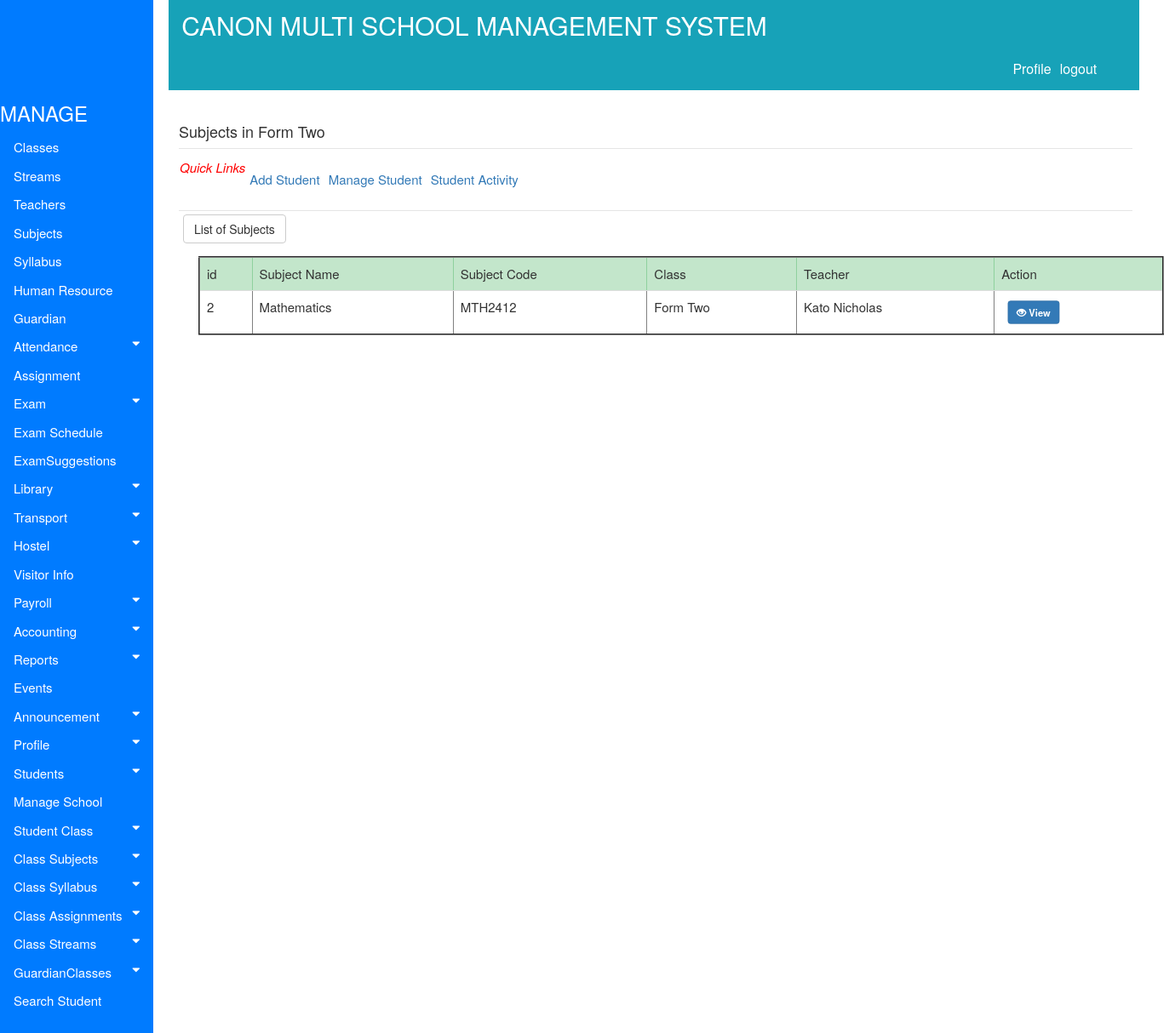
The app's page /accounts/subjectsinaclass2 with its own data.
### accounts/models.py (models this page shows, shortened)
class Subjects(models.Model):
    choices = (('Compulsory','Compulsory'),('Optional','Optional'))
    Subjectname = models.CharField(max_length=130)
    Subjectcode = models.CharField(max_length=130)
    Author = models.CharField(max_length=130)
    Class = models.ForeignKey(Classinformation, on_delete=models.PROTECT, blank=True, null=True)
    SubjectTeacher = models.ForeignKey(TeachersInformation, on_delete=models.PROTECT, blank=True, null=True)
    Type = models.CharField(max_length=130, choices=choices, blank=False)
    OtherNotes = models.TextField(max_length=200, blank=True)

class Classinformation(models.Model):
    School = models.ForeignKey(School, on_delete=models.PROTECT, blank=True, null=True)
    nameclass= (('Form_One','Form_One'), ('Form_Two', 'Form_Two'),('Form_Three','Form_Three'), ('Form_Four', 'Form_Four'),
    ('Form_Five_Arts','Form_Five_Arts'), ('Form_Five_Sciences', 'Form_Five_Sciences'),
    ('Form_Five_Six','Form_Six_Arts'), ('Form_Six_Sciences', 'Form_Six_Sciences'))
    ClassName = models.CharField(max_length=130, choices=nameclass, blank=False)
    ClassTeacher = models.ForeignKey(TeachersInformation, on_delete=models.PROTECT, blank=True, null=True)
    TotalStudents = models.CharField(max_length=30, blank=True)
    NumberOfSections = models.CharField(max_length=30, blank=True)
    def __str__(self):
        return self.ClassName

class TeachersInformation(models.Model):
    choices = (('female','female'), ('male', 'male'))
    type = (('Monthly','Monthly'), ('hourly', 'hourly'))
    blood= (('A+','A+'), ('A-', 'A-'),('B+','B+'), ('B-', 'B-'),('AB+','AB+'), ('AB-', 'AB-'),
    ('O+','O+'), ('O-', 'O-'))
    responsibility = (('Mathematics','Mathematics'), ('English', 'English'),('History','History'), ('Biology', 'Biology')
    ,('Chemistry','Chemistry'), ('Physics', 'Physics'),('Geography','Geography'), ('Economics', 'Economics'))
    Name = models.CharField(max_length=130)
    NationaId = models.CharField(max_length=130)
    Responsibility = models.CharField(max_length=100, choices=responsibility, blank=False)
    Gender=models.CharField(max_length=10, choices=choices, blank=False, null=True)
    BloodGroup=models.CharField(max_length=10, choices=blood, blank=False, null=True)
    Religion =models.CharField(max_length=130)
    DateOfBirth=models.CharField(max_length=130, default="15-10-1990")
    PermanentAddress=models.CharField(max_length=130)
    PresentAddress=models.CharField(max_length=130 )
    Email=models.CharField(max_length=130)
    Password=models.CharField(max_length=130)
    Username=models.CharField(max_length=130)
    Salary = models.ForeignKey(SalaryGrade, on_delete=models.PROTECT, blank=True, null=True)
    SalaryType =models.CharField(max_length=10, choices=type, blank=False)
    JoiningDate=models.CharField(max_length=130,  default="15-10-1990")
    Resume=models.FileField(upload_to="gallery")
    TeacherPhoto=models.ImageField(upload_to="gallery")
    OtherInfo=models.TextField(max_length=100,  default="Enter Other Notes")
    def __str__(self):
        return self.Name

### accounts/views.py (the view)
def subjectsinaclass2(request):
    all_classes=Classinformation.objects.all()
    all_subjects = Subjects.objects.filter(Class=all_classes[1])
    context={'all_subjects':all_subjects,'all_classes':all_classes}
    return render(request, 'accounts/Subject/view_form_two_subjects.html', context)

### accounts/templates/accounts/Subject/view_form_two_subjects.html
{% extends 'base.html' %}
{% block body %}
<div class="container" style="margin-left: 200px;font-size: 20px; padding: 0px 10px;">
   <br><h4>Subjects in Form Two</h4>
  <hr style=" margin-top: 1rem;margin-bottom: 1rem;border: 0; border-top: 1px solid rgba(0, 0, 0, 0.1);"/>
  <nav class="nav navbar-expand" style="font-size:15px; padding: 1px 1px 1px 1px">
    <i style="font-size: 15px; color:red;">Quick Links</i>
    <ul class="navbar-nav mr-auto">
      <li class="nav-item">
      <a class="nav-link" href="#">Add Student</a>
      </li>
      <li class="nav-item">
      <a class="nav-link" href="#">Manage Student</a>
      </li>
      <li class="nav-item">
      <a class="nav-link" href="#">Student Activity</a>
      </li>
    </ul>
  </nav>
  <nav class="nav navbar-expand" style="float:left">
    <ul class="navbar-nav mr-auto">
      <li class="nav-item">
        <a class="nav-link" href="#"><button class="btn btn-default">List of Subjects</button></a>
      </li>
    </ul>
  </nav>
  <hr style=" margin-top: 1rem;margin-bottom: 1rem;border: 0; border-top: 1px solid rgba(0, 0, 0, 0.1);"/>
<div class="container" style="margin-left:20px; font-size:15px; padding:3px">
<table class="table table-hover" border="2">
   <thead class="table-success">
    <tr>
         <td>id</td>
         <td>Subject Name</td>
         <td>Subject Code</td>
         <td>Class</td>
         <td>Teacher</td>
         <td>Action</td>
     </tr>
   </thead>
   <tbody>
     {% if all_subjects %}
     {% for item in all_subjects %}
     <tr>
       <td>{{ item.id}}</td>
       <td>{{ item.Subjectname}}</td>
       <td>{{ item.Subjectcode}}</td>
       <td>{{ item.Class}}</td>
       <td>{{ item.SubjectTeacher}}</td>
       <td><link href="https://maxcdn.bootstrapcdn.com/bootstrap/3.3.0/css/bootstrap.min.css" rel="stylesheet" id="bootstrap-css">
      <a class="btn btn-primary a-btn-slide-text" href="{% url 'viewsinglesubjectsinclassdetails' pk=item.id  %}"><span class="glyphicon glyphicon-eye-open" aria-hidden="true"></span>
     <span><strong>View</strong></span></a>
       </td>
        {% endfor %}
     </tr>
     {% endif %}
   </tbody>
</table>
</div>
</div>
{% endblock %}

### accounts/static/css/style.css (style rules this page uses)
.container { margin-left: 200px;font-size: 10px; padding: 0px 10px; }
body { font-family: "Lato", sans-serif; }
a.btn { -webkit-transform: scale(0.8); -moz-transform: scale(0.8); -o-transform: scale(0.8); -webkit-transition-duration: 0.5s; -moz-transition-duration: 0.5s; -o-transition-duration: 0.5s; }

### records on screen
Subjects: id "2", Subjectname "Mathematics", Subjectcode "MTH2412", Class "Form Two", SubjectTeacher "Kato Nicholas"
